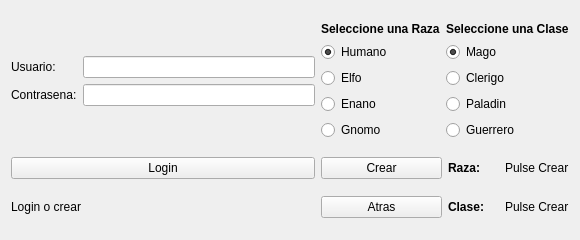
<?xml version="1.0" encoding="UTF-8"?>
<ui version="4.0">
 <class>QtCharacterLogin</class>
 <widget class="QMainWindow" name="QtCharacterLogin">
  <property name="geometry">
   <rect>
    <x>0</x>
    <y>0</y>
    <width>580</width>
    <height>240</height>
   </rect>
  </property>
  <property name="minimumSize">
   <size>
    <width>580</width>
    <height>240</height>
   </size>
  </property>
  <property name="maximumSize">
   <size>
    <width>580</width>
    <height>240</height>
   </size>
  </property>
  <property name="windowTitle">
   <string>Login and Creation</string>
  </property>
  <widget class="QWidget" name="centralWidget">
   <layout class="QGridLayout" name="gridLayout_2">
    <item row="8" column="1">
     <widget class="QPushButton" name="backPushButton">
      <property name="text">
       <string>Atras</string>
      </property>
     </widget>
    </item>
    <item row="6" column="0">
     <layout class="QVBoxLayout" name="verticalLayout_6">
      <item>
       <widget class="QPushButton" name="loginPushButton">
        <property name="text">
         <string>Login</string>
        </property>
       </widget>
      </item>
     </layout>
    </item>
    <item row="8" column="2">
     <layout class="QHBoxLayout" name="horizontalLayout_2">
      <item>
       <widget class="QLabel" name="label_4">
        <property name="font">
         <font>
          <weight>75</weight>
          <bold>true</bold>
         </font>
        </property>
        <property name="text">
         <string>Clase:</string>
        </property>
       </widget>
      </item>
      <item>
       <widget class="QLabel" name="selectedClassLabel">
        <property name="text">
         <string>Pulse Crear</string>
        </property>
       </widget>
      </item>
     </layout>
    </item>
    <item row="3" column="0">
     <layout class="QVBoxLayout" name="verticalLayout_7">
      <item>
       <layout class="QGridLayout" name="gridLayout_4">
        <item row="0" column="0">
         <widget class="QLabel" name="usernameLabel">
          <property name="text">
           <string>Usuario:</string>
          </property>
         </widget>
        </item>
        <item row="1" column="1">
         <widget class="QLineEdit" name="passwordLineEdit"/>
        </item>
        <item row="0" column="1">
         <widget class="QLineEdit" name="usernameLineEdit"/>
        </item>
        <item row="1" column="0">
         <widget class="QLabel" name="passwordLabel">
          <property name="text">
           <string>Contrasena:</string>
          </property>
         </widget>
        </item>
       </layout>
      </item>
     </layout>
    </item>
    <item row="6" column="1">
     <widget class="QPushButton" name="createPushButton">
      <property name="enabled">
       <bool>true</bool>
      </property>
      <property name="text">
       <string>Crear</string>
      </property>
     </widget>
    </item>
    <item row="3" column="1" colspan="2">
     <layout class="QGridLayout" name="gridLayout">
      <item row="1" column="0">
       <layout class="QVBoxLayout" name="verticalLayout">
        <item>
         <widget class="QRadioButton" name="humanRButton">
          <property name="text">
           <string>Humano</string>
          </property>
          <property name="checked">
           <bool>true</bool>
          </property>
          <attribute name="buttonGroup">
           <string notr="true">raceButtonGroup</string>
          </attribute>
         </widget>
        </item>
        <item>
         <widget class="QRadioButton" name="elfRButton">
          <property name="text">
           <string>Elfo</string>
          </property>
          <property name="checked">
           <bool>false</bool>
          </property>
          <attribute name="buttonGroup">
           <string notr="true">raceButtonGroup</string>
          </attribute>
         </widget>
        </item>
        <item>
         <widget class="QRadioButton" name="dwarfRButton">
          <property name="text">
           <string>Enano</string>
          </property>
          <attribute name="buttonGroup">
           <string notr="true">raceButtonGroup</string>
          </attribute>
         </widget>
        </item>
        <item>
         <widget class="QRadioButton" name="gnomeRButton">
          <property name="text">
           <string>Gnomo</string>
          </property>
          <attribute name="buttonGroup">
           <string notr="true">raceButtonGroup</string>
          </attribute>
         </widget>
        </item>
       </layout>
      </item>
      <item row="1" column="2">
       <layout class="QVBoxLayout" name="verticalLayout_2">
        <item>
         <widget class="QRadioButton" name="mageRButton">
          <property name="text">
           <string>Mago</string>
          </property>
          <property name="checked">
           <bool>true</bool>
          </property>
          <attribute name="buttonGroup">
           <string notr="true">classButtonGroup</string>
          </attribute>
         </widget>
        </item>
        <item>
         <widget class="QRadioButton" name="clericRButton">
          <property name="text">
           <string>Clerigo</string>
          </property>
          <attribute name="buttonGroup">
           <string notr="true">classButtonGroup</string>
          </attribute>
         </widget>
        </item>
        <item>
         <widget class="QRadioButton" name="paladinRButton">
          <property name="text">
           <string>Paladin</string>
          </property>
          <attribute name="buttonGroup">
           <string notr="true">classButtonGroup</string>
          </attribute>
         </widget>
        </item>
        <item>
         <widget class="QRadioButton" name="warriorRButton">
          <property name="text">
           <string>Guerrero</string>
          </property>
          <attribute name="buttonGroup">
           <string notr="true">classButtonGroup</string>
          </attribute>
         </widget>
        </item>
       </layout>
      </item>
      <item row="0" column="2">
       <widget class="QLabel" name="label">
        <property name="font">
         <font>
          <weight>75</weight>
          <bold>true</bold>
         </font>
        </property>
        <property name="text">
         <string>Seleccione una Clase</string>
        </property>
       </widget>
      </item>
      <item row="0" column="0">
       <widget class="QLabel" name="label_2">
        <property name="font">
         <font>
          <weight>75</weight>
          <bold>true</bold>
         </font>
        </property>
        <property name="text">
         <string>Seleccione una Raza</string>
        </property>
       </widget>
      </item>
     </layout>
    </item>
    <item row="6" column="2">
     <layout class="QHBoxLayout" name="horizontalLayout">
      <item>
       <widget class="QLabel" name="label_3">
        <property name="font">
         <font>
          <weight>75</weight>
          <bold>true</bold>
         </font>
        </property>
        <property name="text">
         <string>Raza:</string>
        </property>
       </widget>
      </item>
      <item>
       <widget class="QLabel" name="selectedRaceLabel">
        <property name="text">
         <string>Pulse Crear</string>
        </property>
       </widget>
      </item>
     </layout>
    </item>
    <item row="8" column="0">
     <widget class="QLabel" name="loginLabel">
      <property name="text">
       <string>Login o crear</string>
      </property>
     </widget>
    </item>
   </layout>
  </widget>
 </widget>
 <layoutdefault spacing="6" margin="11"/>
 <resources/>
 <connections/>
 <buttongroups>
  <buttongroup name="raceButtonGroup"/>
  <buttongroup name="classButtonGroup"/>
 </buttongroups>
</ui>
